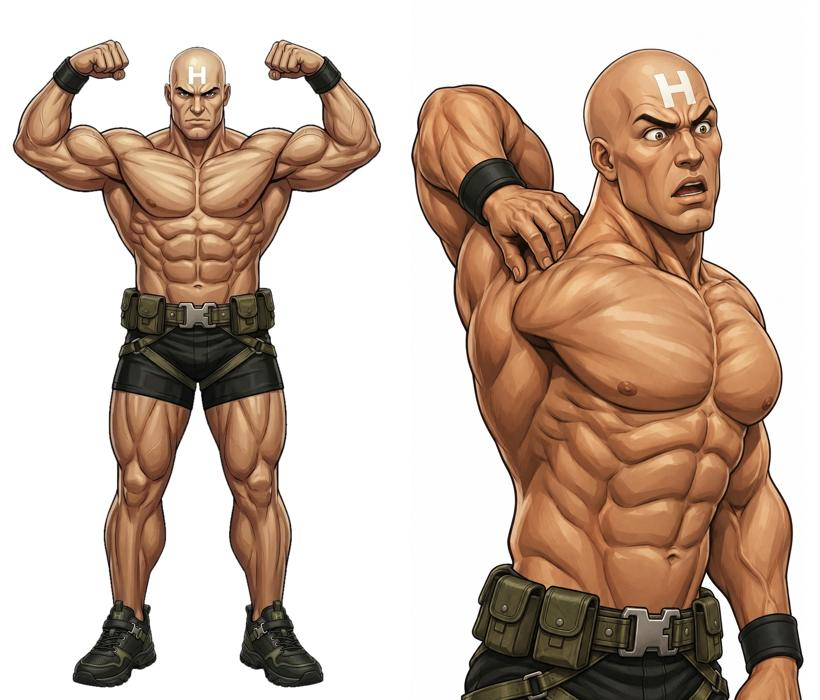
#> input picture work/research/codex-test-pose.jpg, 820 x 700 px
$ python clean_white.py ../research/codex-test-pose.jpg
#> lines starting #> are read from the running program, lines starting #| are printed output that depends on the picture; after the words box and inside, x2 and y2 are one past the last pixel; in counts of white or black regions, pixels touching at a corner belong together
# usage: python3 tools/clean_white.py a_al.png [...]  -> removes leftover white BACKGROUND trapped inside cut-outs
# (gaps between arms and body, under tables, inside a pull-up bar frame), keeps real white details:
# a component is removed when it is flat pure white (>= 85% of its pixels >= 247) and is not surrounded by skin (the H on the forehead).
import sys, numpy as np
from PIL import Image
from scipy import ndimage
for f in sys.argv[1:]:
    im = Image.open(f).convert("RGBA"); a = np.array(im); rgb = a[..., :3].astype(int); al = a[..., 3]
#> after `al = a[..., 3]`: al: shape (700, 820); every value is 255
    white = (rgb.min(-1) >= 232) & (al > 0)
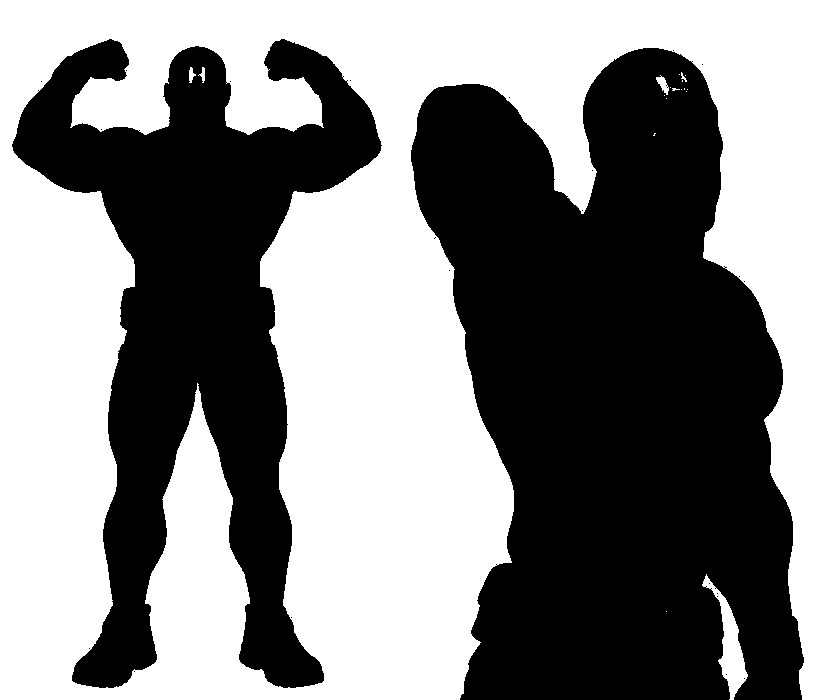
#> white: shape (700, 820) bool; 51.6% white; 24 black regions (22 under 20 px), largest, box (x1, y1, x2, y2) and area: (411, 48, 804, 700) 177664, (12, 39, 382, 688) 100182
    lab, k = ndimage.label(white)
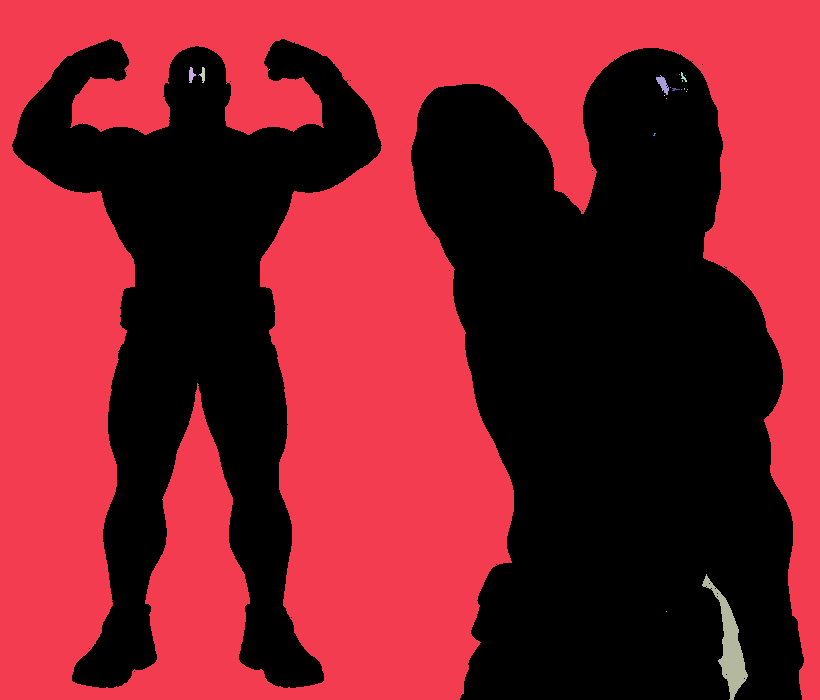
#> lab: shape (700, 820) int32; 24 distinct labels, from 0 to 23; one colour per label, 0 black
#> k = 23
    if not k: continue
    idx = np.arange(1, k + 1); size = ndimage.sum(white, lab, idx)
#> after `idx = np.arange(1, k + 1)`: idx = 23 values from 1 to 23
#> after `size = ndimage.sum(white, lab, idx)`: size = 23 values, max 294098 at index 0, min 1 at index 3, mean 12875.3
    pure = ndimage.sum((rgb.min(-1) >= 247) & white, lab, idx)
#> pure = 23 values, max 290827 at index 0, min 0 at index 3, mean 12712.8
    kill = np.zeros_like(white)
    for i, (sz, pu) in enumerate(zip(size, pure), 1):
        if sz < 120 or pu / sz < 0.85: continue
        comp = lab == i; ring = ndimage.binary_dilation(comp, iterations=4) & ~comp & (al > 0)
        r, g, b = rgb[ring].T if ring.any() else (np.array([0]),) * 3
        skin = ((r > 150) & (r - b > 40) & (r > g)).mean() if ring.any() else 0
        if skin > 0.6 and sz < 6000: continue  # the white H on the forehead
        kill |= comp
#> this loop made 23 passes
#> (sz, pu) on passes 2 to 13: (64, 20), (51, 15), (1, 0), (23, 0), (1, 0), (1, 0), (1, 0), (1, 0), (122, 4), (2, 0), (1, 0), (1, 0)
#> (sz, pu, skin) on passes 1, 22: (294098, 290827, 0.16), (1737, 1528, 0.000949)
#> pass 1, `comp = lab == i`:
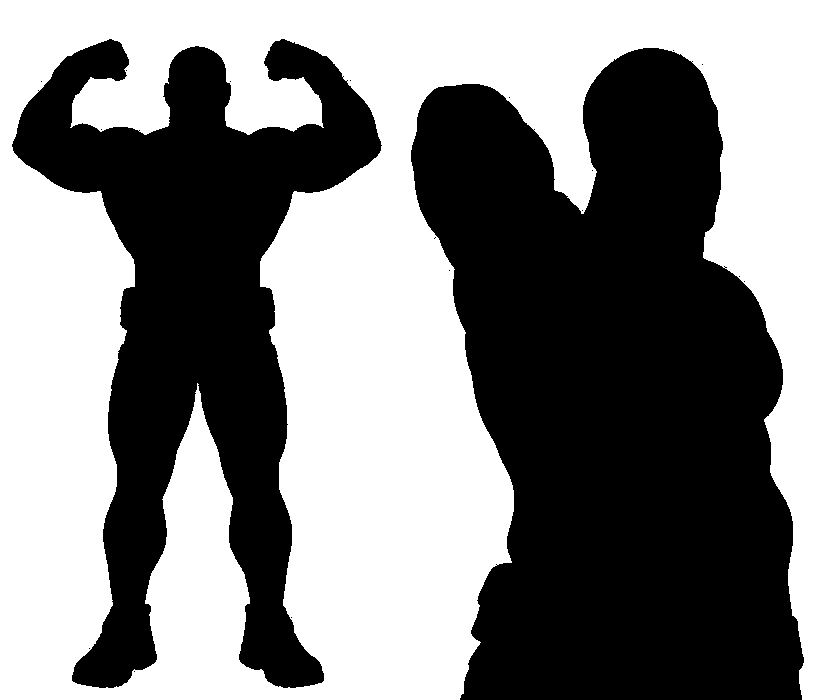
#> comp: shape (700, 820) bool; 51.2% white; 19 black regions (17 under 20 px), largest, box (x1, y1, x2, y2) and area: (411, 48, 804, 700) 179584, (12, 39, 382, 688) 100300
#> pass 1, `ring = ndimage.binary_dilation(comp, iterations=4) & ~comp & (al > 0)`:
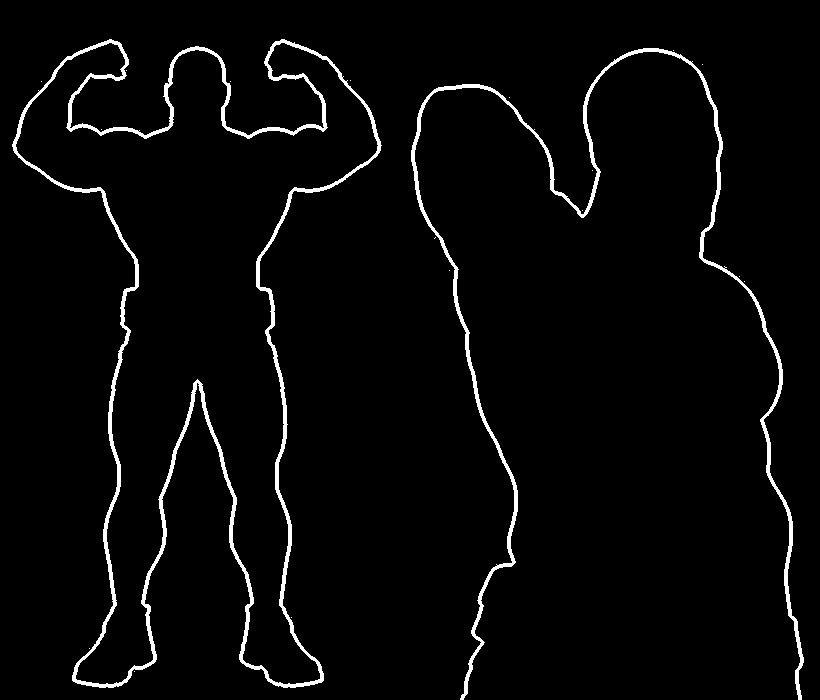
#> ring: shape (700, 820) bool; 3.2% white; 19 white regions (17 under 20 px), largest, box (x1, y1, x2, y2) and area: (12, 39, 382, 688) 11332, (411, 48, 804, 700) 6853
#> after the loop:
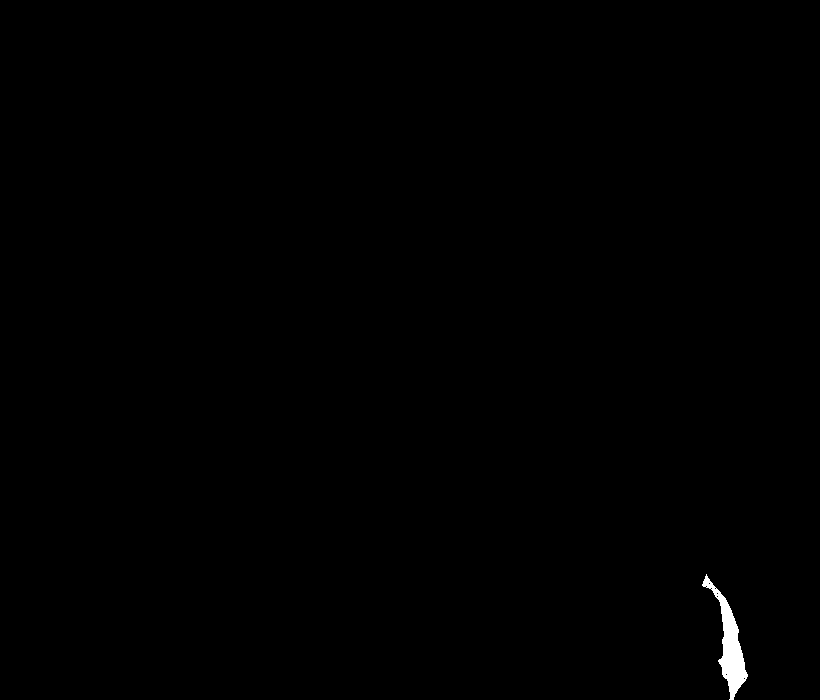
#> comp: shape (700, 820) bool; 0.3% white; 1 white region, box (x1, y1, x2, y2) and area: (702, 574, 748, 700) 1737
#> after the loop: kill: shape (700, 820) bool; 51.5% white; 24 black regions (22 under 20 px), largest, box (x1, y1, x2, y2) and area: (411, 48, 804, 700) 177842, (12, 39, 382, 688) 100300
    if kill.any():
        grow = ndimage.binary_dilation(kill, iterations=1) & ((rgb.min(-1) >= 215) | kill)
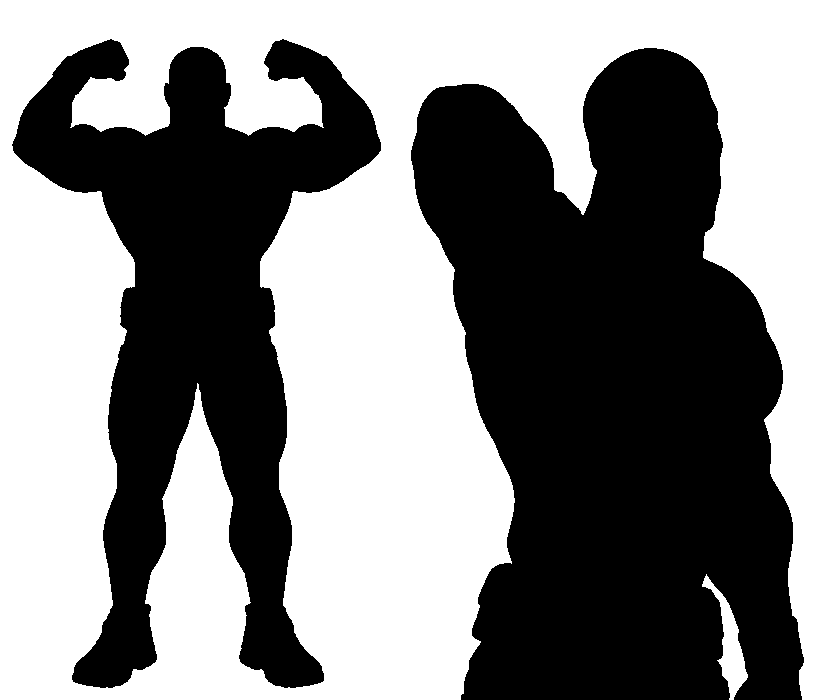
#> grow: shape (700, 820) bool; 51.7% white; 2 black regions, box (x1, y1, x2, y2) and area: (411, 48, 804, 700) 177571, (12, 39, 381, 688) 99854
        a[grow, 3] = 0; Image.fromarray(a).save(f); print(f, int(grow.sum()))
